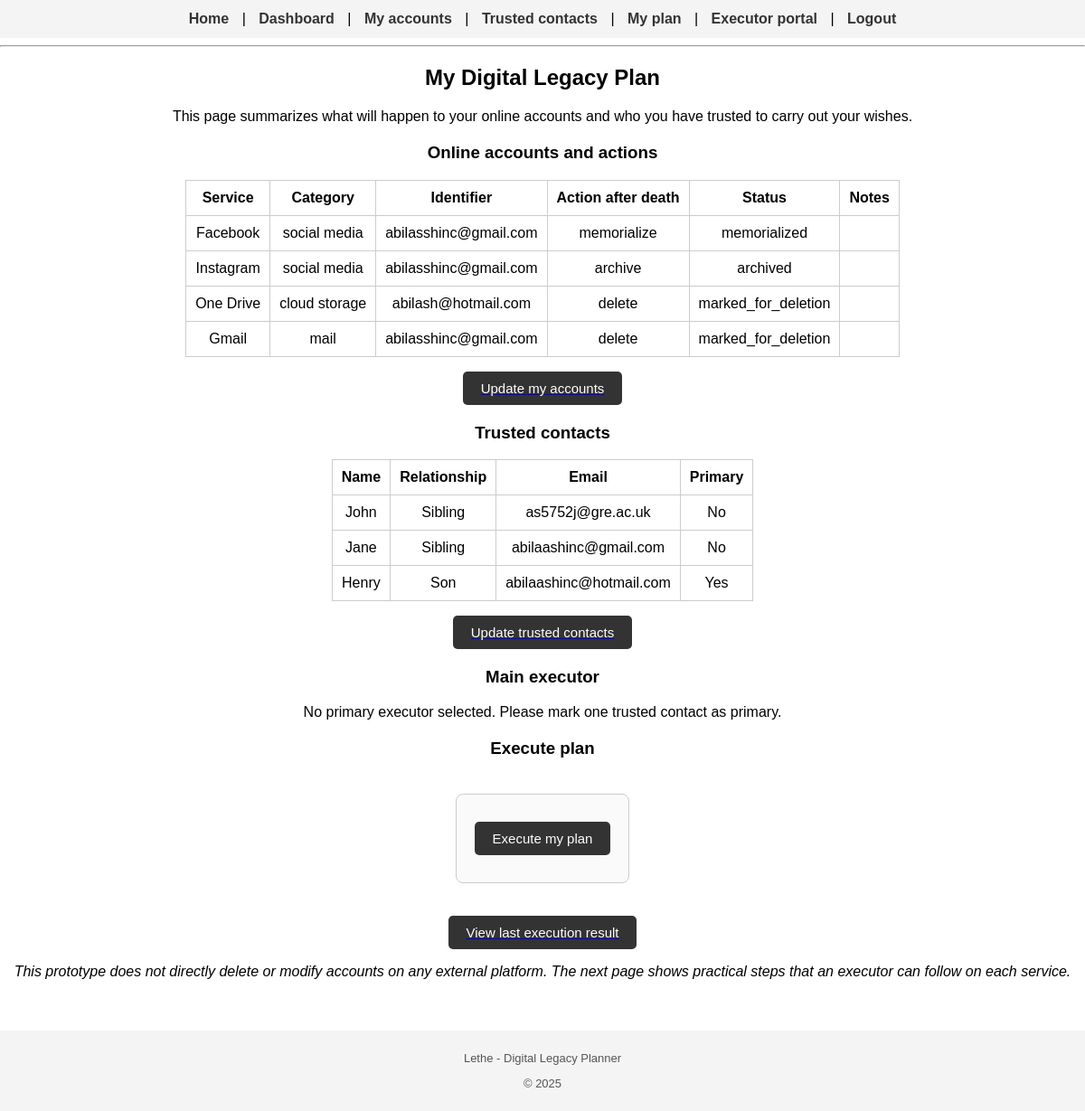
Page /plan (signed in) on the committed database.
### app/models.py (models this page shows)
class Account(db.Model):
    id = db.Column(db.Integer, primary_key=True)
    service_name = db.Column(db.String(120), nullable=False)
    category = db.Column(db.String(80), nullable=False)
    identifier = db.Column(db.String(120), nullable=False)
    action = db.Column(db.String(80), nullable=False)  # delete, memorialize, archive, none
    notes = db.Column(db.Text)
    status = db.Column(db.String(40), default="active")
    user_id = db.Column(db.Integer, db.ForeignKey("user.id"), nullable=False)
    logs = db.relationship("ExecutionLog", backref="account", lazy=True)

class TrustedContact(db.Model):
    id = db.Column(db.Integer, primary_key=True)
    name = db.Column(db.String(120), nullable=False)
    relationship = db.Column(db.String(80))
    email = db.Column(db.String(120), nullable=False)
    is_primary = db.Column(db.Boolean, default=False)
    user_id = db.Column(db.Integer, db.ForeignKey("user.id"), nullable=False)

### app/routes.py (the view)
@app.route("/plan")
@login_required
def view_plan():
    accounts = Account.query.filter_by(user_id=current_user.id).all()
    contacts = TrustedContact.query.filter_by(user_id=current_user.id).all()
    return render_template(
        "plan.html",
        accounts=accounts,
        contacts=contacts,
    )

### app/models.py (called while the page is built)
@login_manager.user_loader
def load_user(user_id):
    return User.query.get(int(user_id))

### app/templates/plan.html (shortened to what this page needs)
{% extends "base.html" %}
{% block content %}
<h2>My Digital Legacy Plan</h2>
<p>This page summarizes what will happen to your online accounts and who you have trusted to carry out your wishes.</p>
<h3>Online accounts and actions</h3>
{% if accounts %}
<table>
    <tr>
        <th>Service</th>
        <th>Category</th>
        <th>Identifier</th>
        <th>Action after death</th>
        <th>Status</th>
        <th>Notes</th>
    </tr>
    {% for acc in accounts %}
    <tr>
        <td>{{ acc.service_name }}</td>
        <td>{{ acc.category }}</td>
        <td>{{ acc.identifier }}</td>
        <td>{{ acc.action }}</td>
        <td>{{ acc.status }}</td>
        <td>{{ acc.notes }}</td>
    </tr>
    {% endfor %}
</table>
{% else %}
<p>You have not added any online accounts to your plan yet.</p>
{% endif %}
<p>
    <a href="{{ url_for('manage_accounts') }}"><button>Update my accounts</button></a>
</p>
<h3>Trusted contacts</h3>
{% if contacts %}
<table>
    <tr>
        <th>Name</th>
        <th>Relationship</th>
        <th>Email</th>
        <th>Primary</th>
    </tr>
    {% for c in contacts %}
    <tr>
        <td>{{ c.name }}</td>
        <td>{{ c.relationship }}</td>
        <td>{{ c.email }}</td>
        <td>{% if c.is_primary %}Yes{% else %}No{% endif %}</td>
    </tr>
    {% endfor %}
</table>
{% else %}
<p>You have not added any trusted contacts yet.</p>
{% endif %}
<p>
    <a href="{{ url_for('manage_contacts') }}"><button>Update trusted contacts</button></a>
</p>
<h3>Main executor</h3>
{% set primary = None %}
{% for c in contacts %}
    {% if c.is_primary %}
        {% set primary = c %}
    {% endif %}
{% endfor %}
{% if primary %}
    <p>{{ primary.name }} ({{ primary.email }}) is marked as your primary executor.</p>
{% else %}
    <p>No primary executor selected. Please mark one trusted contact as primary.</p>
{% endif %}
<h3>Execute plan</h3>
<form method="post" action="{{ url_for('execute_plan') }}" onsubmit="return confirm('Are you sure you want to simulate executing your plan?');">
    <button type="submit">Execute my plan </button>
</form>
<p>
    <a href="{{ url_for('execution_result') }}"><button type="button">View last execution result</button></a>
</p>
<p>
    <em>This prototype does not directly delete or modify accounts on any external platform. The next page shows practical steps that an executor can follow on each service.</em>
</p>
{% endblock %}

### app/templates/base.html (shortened to what this page needs)
<!doctype html>
<html>
<head>
    <link rel="stylesheet" href="{{ url_for('static', filename='style.css') }}">
</head>
<body>
<nav>
    <a href="{{ url_for('index') }}">Home</a>
    {% if current_user.is_authenticated %}
        | <a href="{{ url_for('dashboard') }}">Dashboard</a>
        | <a href="{{ url_for('manage_accounts') }}">My accounts</a>
        | <a href="{{ url_for('manage_contacts') }}">Trusted contacts</a>
        | <a href="{{ url_for('view_plan') }}">My plan</a>
        | <a href="{{ url_for('executor_portal') }}">Executor portal</a>
        | <a href="{{ url_for('logout') }}">Logout</a>
    {% else %}
        | <a href="{{ url_for('login') }}">Login</a>
        | <a href="{{ url_for('register') }}">Register</a>
        | <a href="{{ url_for('executor_portal') }}">Executor portal</a>
    {% endif %}
</nav>
<hr>
<div class="content-wrapper">
    {% block content %}{% endblock %}
</div>
<footer>
    <p>Lethe - Digital Legacy Planner</p>
    <p>&copy; 2025</p>
</footer>
</body>
</html>

### app/static/style.css (style rules this page uses)
html, body { min-height: 100%; margin: 0; padding: 0; font-family: Arial, sans-serif; text-align: center; }
.content-wrapper { min-height: 70vh; padding-bottom: 20px; }
nav { padding: 12px; background-color: #f4f4f4; text-align: center; }
nav a { margin: 0 10px; text-decoration: none; color: #333; font-weight: bold; }
form { display: inline-block; text-align: left; padding: 20px; border: 1px solid #cccccc; border-radius: 8px; background-color: #fafafa; margin: 20px auto; }
table { margin-left: auto; margin-right: auto; border-collapse: collapse; }
table th, table td { padding: 10px; border: 1px solid #ccc; }
button { padding: 10px 20px; margin: 10px auto; display: block; border: none; background-color: #333; color: white; border-radius: 5px; cursor: pointer; font-size: 15px; }
h1, h2, h3 { margin-top: 20px; }
footer { margin-top: 20px; padding: 10px; background-color: #f4f4f4; text-align: center; font-size: 13px; color: #555; }

### rows in the picture
Account: service_name "Facebook", category "social media", identifier "abilasshinc@gmail.com", action "memorialize", status "memorialized"
Account: service_name "Instagram", category "social media", identifier "abilasshinc@gmail.com", action "archive", status "archived"
Account: service_name "One Drive", category "cloud storage", identifier "abilash@hotmail.com", action "delete", status "marked_for_deletion"
Account: service_name "Gmail", category "mail", identifier "abilasshinc@gmail.com", action "delete", status "marked_for_deletion"
TrustedContact: name "John", relationship "Sibling", email "as5752j@gre.ac.uk", is_primary "No"
TrustedContact: name "Jane", relationship "Sibling", email "abilaashinc@gmail.com", is_primary "No"
TrustedContact: name "Henry", relationship "Son", email "abilaashinc@hotmail.com", is_primary "Yes"
